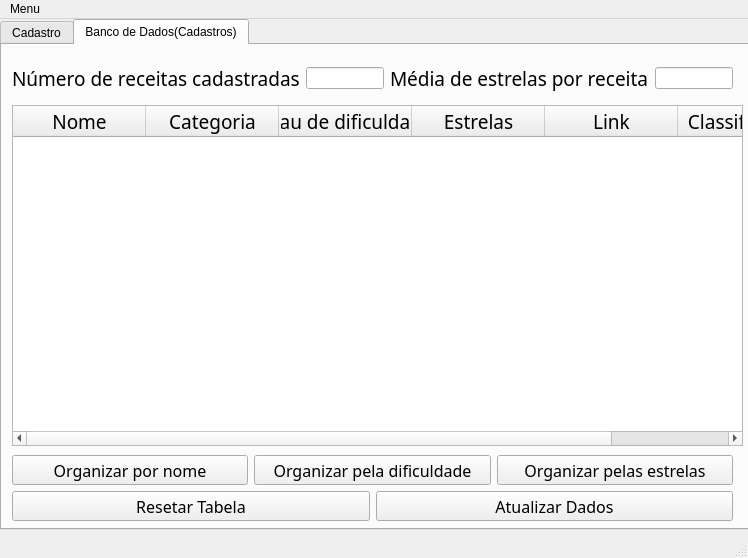
<?xml version="1.0" encoding="UTF-8"?>
<ui version="4.0">
 <class>MainWindow</class>
 <widget class="QMainWindow" name="MainWindow">
  <property name="geometry">
   <rect>
    <x>0</x>
    <y>0</y>
    <width>748</width>
    <height>558</height>
   </rect>
  </property>
  <property name="windowTitle">
   <string>MainWindow</string>
  </property>
  <widget class="QWidget" name="centralwidget">
   <widget class="QTabWidget" name="tabWidget">
    <property name="geometry">
     <rect>
      <x>0</x>
      <y>0</y>
      <width>751</width>
      <height>511</height>
     </rect>
    </property>
    <property name="currentIndex">
     <number>1</number>
    </property>
    <widget class="QWidget" name="tab">
     <attribute name="title">
      <string>Cadastro</string>
     </attribute>
     <widget class="QLabel" name="label_6">
      <property name="geometry">
       <rect>
        <x>290</x>
        <y>30</y>
        <width>251</width>
        <height>51</height>
       </rect>
      </property>
      <property name="maximumSize">
       <size>
        <width>16777215</width>
        <height>16777215</height>
       </size>
      </property>
      <property name="font">
       <font>
        <family>Bebas Neue Bold</family>
        <pointsize>20</pointsize>
        <weight>75</weight>
        <bold>true</bold>
       </font>
      </property>
      <property name="text">
       <string>CLASSIFICADOR    DE   RECEITAS</string>
      </property>
     </widget>
     <widget class="QLabel" name="logotipo">
      <property name="geometry">
       <rect>
        <x>230</x>
        <y>30</y>
        <width>51</width>
        <height>51</height>
       </rect>
      </property>
      <property name="text">
       <string/>
      </property>
      <property name="pixmap">
       <pixmap>../logotipo classificador.png</pixmap>
      </property>
      <property name="scaledContents">
       <bool>true</bool>
      </property>
     </widget>
     <widget class="QLabel" name="plano_de_fundo">
      <property name="enabled">
       <bool>true</bool>
      </property>
      <property name="geometry">
       <rect>
        <x>-40</x>
        <y>0</y>
        <width>791</width>
        <height>491</height>
       </rect>
      </property>
      <property name="autoFillBackground">
       <bool>false</bool>
      </property>
      <property name="inputMethodHints">
       <set>Qt::ImhNone</set>
      </property>
      <property name="text">
       <string/>
      </property>
      <property name="pixmap">
       <pixmap>../plano de fundo_1.png</pixmap>
      </property>
      <property name="scaledContents">
       <bool>true</bool>
      </property>
      <property name="wordWrap">
       <bool>false</bool>
      </property>
     </widget>
     <widget class="QWidget" name="layoutWidget">
      <property name="geometry">
       <rect>
        <x>10</x>
        <y>112</y>
        <width>721</width>
        <height>331</height>
       </rect>
      </property>
      <layout class="QVBoxLayout" name="verticalLayout">
       <item>
        <layout class="QHBoxLayout" name="horizontalLayout">
         <item>
          <widget class="QLabel" name="label">
           <property name="font">
            <font>
             <family>Bebas Neue Regular</family>
             <pointsize>14</pointsize>
            </font>
           </property>
           <property name="text">
            <string>Nome da receita</string>
           </property>
          </widget>
         </item>
         <item>
          <widget class="QLineEdit" name="input_nome_receita"/>
         </item>
        </layout>
       </item>
       <item>
        <layout class="QHBoxLayout" name="horizontalLayout_10">
         <item>
          <widget class="QLabel" name="label_8">
           <property name="font">
            <font>
             <family>Bebas Neue Regular</family>
             <pointsize>14</pointsize>
            </font>
           </property>
           <property name="text">
            <string>LINK DA RECEITA</string>
           </property>
          </widget>
         </item>
         <item>
          <widget class="QLineEdit" name="input_link"/>
         </item>
        </layout>
       </item>
       <item>
        <layout class="QHBoxLayout" name="horizontalLayout_3">
         <item>
          <widget class="QLabel" name="label_4">
           <property name="font">
            <font>
             <family>Bebas Neue Regular</family>
             <pointsize>14</pointsize>
            </font>
           </property>
           <property name="text">
            <string>Grau de dificuldade</string>
           </property>
          </widget>
         </item>
         <item>
          <widget class="QComboBox" name="input_dificuldade">
           <item>
            <property name="text">
             <string/>
            </property>
           </item>
           <item>
            <property name="text">
             <string>Fácil</string>
            </property>
           </item>
           <item>
            <property name="text">
             <string>Médio</string>
            </property>
           </item>
           <item>
            <property name="text">
             <string>Díficil</string>
            </property>
           </item>
           <item>
            <property name="text">
             <string>Profissional</string>
            </property>
           </item>
          </widget>
         </item>
        </layout>
       </item>
       <item>
        <layout class="QHBoxLayout" name="horizontalLayout_2">
         <item>
          <widget class="QLabel" name="label_3">
           <property name="font">
            <font>
             <family>Bebas Neue Regular</family>
             <pointsize>14</pointsize>
            </font>
           </property>
           <property name="text">
            <string>Categoria</string>
           </property>
          </widget>
         </item>
         <item>
          <widget class="QComboBox" name="input_categoria">
           <item>
            <property name="text">
             <string/>
            </property>
           </item>
           <item>
            <property name="text">
             <string>Entrada</string>
            </property>
           </item>
           <item>
            <property name="text">
             <string>Prato Principal</string>
            </property>
           </item>
           <item>
            <property name="text">
             <string>Sobremesa</string>
            </property>
           </item>
           <item>
            <property name="text">
             <string>Aperitivo</string>
            </property>
           </item>
           <item>
            <property name="text">
             <string>Acompanhamento</string>
            </property>
           </item>
           <item>
            <property name="text">
             <string>Lanche</string>
            </property>
           </item>
           <item>
            <property name="text">
             <string>Salada</string>
            </property>
           </item>
           <item>
            <property name="text">
             <string>Molho</string>
            </property>
           </item>
          </widget>
         </item>
        </layout>
       </item>
       <item>
        <layout class="QHBoxLayout" name="horizontalLayout_4">
         <item>
          <widget class="QLabel" name="label_2">
           <property name="font">
            <font>
             <family>Bebas Neue Regular</family>
             <pointsize>14</pointsize>
            </font>
           </property>
           <property name="text">
            <string>Estrelas</string>
           </property>
          </widget>
         </item>
         <item>
          <widget class="QRadioButton" name="RB4">
           <property name="text">
            <string>1</string>
           </property>
          </widget>
         </item>
         <item>
          <widget class="QRadioButton" name="RB5">
           <property name="text">
            <string>2</string>
           </property>
          </widget>
         </item>
         <item>
          <widget class="QRadioButton" name="RB6">
           <property name="text">
            <string>3</string>
           </property>
          </widget>
         </item>
         <item>
          <widget class="QRadioButton" name="RB7">
           <property name="text">
            <string>4</string>
           </property>
          </widget>
         </item>
         <item>
          <widget class="QRadioButton" name="RB8">
           <property name="text">
            <string>5</string>
           </property>
          </widget>
         </item>
        </layout>
       </item>
       <item>
        <widget class="QPushButton" name="BT1_cadastro">
         <property name="font">
          <font>
           <family>Bebas Neue Regular</family>
           <pointsize>14</pointsize>
          </font>
         </property>
         <property name="text">
          <string>Cadastro</string>
         </property>
        </widget>
       </item>
      </layout>
     </widget>
    </widget>
    <widget class="QWidget" name="tab_2">
     <attribute name="title">
      <string>Banco de Dados(Cadastros)</string>
     </attribute>
     <widget class="QLabel" name="plano_de_fundo_2">
      <property name="geometry">
       <rect>
        <x>-10</x>
        <y>0</y>
        <width>761</width>
        <height>491</height>
       </rect>
      </property>
      <property name="text">
       <string/>
      </property>
      <property name="pixmap">
       <pixmap>../plano de fundo_1.png</pixmap>
      </property>
      <property name="scaledContents">
       <bool>true</bool>
      </property>
     </widget>
     <widget class="QTableWidget" name="tabela_dados">
      <property name="geometry">
       <rect>
        <x>10</x>
        <y>60</y>
        <width>731</width>
        <height>341</height>
       </rect>
      </property>
      <property name="font">
       <font>
        <family>Bebas Neue Regular</family>
        <pointsize>14</pointsize>
       </font>
      </property>
      <attribute name="horizontalHeaderCascadingSectionResizes">
       <bool>false</bool>
      </attribute>
      <attribute name="horizontalHeaderDefaultSectionSize">
       <number>133</number>
      </attribute>
      <attribute name="horizontalHeaderShowSortIndicator" stdset="0">
       <bool>false</bool>
      </attribute>
      <attribute name="horizontalHeaderStretchLastSection">
       <bool>true</bool>
      </attribute>
      <attribute name="verticalHeaderShowSortIndicator" stdset="0">
       <bool>false</bool>
      </attribute>
      <column>
       <property name="text">
        <string>Nome</string>
       </property>
      </column>
      <column>
       <property name="text">
        <string>Categoria</string>
       </property>
      </column>
      <column>
       <property name="text">
        <string>Grau de dificuldade</string>
       </property>
      </column>
      <column>
       <property name="text">
        <string>Estrelas</string>
       </property>
      </column>
      <column>
       <property name="text">
        <string>Link</string>
       </property>
      </column>
      <column>
       <property name="text">
        <string>Classificação</string>
       </property>
      </column>
     </widget>
     <widget class="QWidget" name="layoutWidget">
      <property name="geometry">
       <rect>
        <x>10</x>
        <y>410</y>
        <width>721</width>
        <height>66</height>
       </rect>
      </property>
      <layout class="QVBoxLayout" name="verticalLayout_2">
       <item>
        <layout class="QHBoxLayout" name="horizontalLayout_7">
         <item>
          <widget class="QPushButton" name="BT_ordenarPorNome">
           <property name="font">
            <font>
             <family>Bebas Neue Regular</family>
             <pointsize>12</pointsize>
            </font>
           </property>
           <property name="text">
            <string>Organizar por nome</string>
           </property>
          </widget>
         </item>
         <item>
          <widget class="QPushButton" name="OrganizarPelaDificuldade">
           <property name="font">
            <font>
             <family>Bebas Neue Regular</family>
             <pointsize>12</pointsize>
            </font>
           </property>
           <property name="text">
            <string>Organizar pela dificuldade</string>
           </property>
          </widget>
         </item>
         <item>
          <widget class="QPushButton" name="BT_organizarPelasEstrelas">
           <property name="font">
            <font>
             <family>Bebas Neue Regular</family>
             <pointsize>12</pointsize>
            </font>
           </property>
           <property name="text">
            <string>Organizar pelas estrelas</string>
           </property>
          </widget>
         </item>
        </layout>
       </item>
       <item>
        <layout class="QHBoxLayout" name="horizontalLayout_8">
         <item>
          <widget class="QPushButton" name="ResetarDados">
           <property name="font">
            <font>
             <family>Bebas Neue Regular</family>
             <pointsize>12</pointsize>
            </font>
           </property>
           <property name="text">
            <string>Resetar Tabela</string>
           </property>
          </widget>
         </item>
         <item>
          <widget class="QPushButton" name="AtualizarDados">
           <property name="font">
            <font>
             <family>Bebas Neue Regular</family>
             <pointsize>12</pointsize>
            </font>
           </property>
           <property name="text">
            <string>Atualizar Dados</string>
           </property>
          </widget>
         </item>
        </layout>
       </item>
      </layout>
     </widget>
     <widget class="QWidget" name="layoutWidget">
      <property name="geometry">
       <rect>
        <x>10</x>
        <y>20</y>
        <width>721</width>
        <height>27</height>
       </rect>
      </property>
      <layout class="QHBoxLayout" name="horizontalLayout_9">
       <item>
        <layout class="QHBoxLayout" name="horizontalLayout_5">
         <item>
          <widget class="QLabel" name="label_5">
           <property name="font">
            <font>
             <family>Bebas Neue Regular</family>
             <pointsize>14</pointsize>
            </font>
           </property>
           <property name="text">
            <string>Número de receitas cadastradas</string>
           </property>
          </widget>
         </item>
         <item>
          <widget class="QLineEdit" name="numero_receitas"/>
         </item>
        </layout>
       </item>
       <item>
        <layout class="QHBoxLayout" name="horizontalLayout_6">
         <item>
          <widget class="QLabel" name="label_7">
           <property name="font">
            <font>
             <family>Bebas Neue Regular</family>
             <pointsize>14</pointsize>
            </font>
           </property>
           <property name="text">
            <string>Média de estrelas por receita</string>
           </property>
          </widget>
         </item>
         <item>
          <widget class="QLineEdit" name="media_estrelas_geral"/>
         </item>
        </layout>
       </item>
      </layout>
     </widget>
    </widget>
   </widget>
  </widget>
  <widget class="QMenuBar" name="menubar">
   <property name="geometry">
    <rect>
     <x>0</x>
     <y>0</y>
     <width>748</width>
     <height>21</height>
    </rect>
   </property>
   <widget class="QMenu" name="menuMenu">
    <property name="title">
     <string>Menu</string>
    </property>
    <addaction name="actionSalvar"/>
    <addaction name="actionCarregar"/>
    <addaction name="actionExcluir"/>
   </widget>
   <addaction name="menuMenu"/>
  </widget>
  <widget class="QStatusBar" name="statusbar"/>
  <action name="actionSalvar">
   <property name="text">
    <string>Salvar</string>
   </property>
   <property name="shortcut">
    <string>Ctrl+S</string>
   </property>
  </action>
  <action name="actionCarregar">
   <property name="text">
    <string>Carregar</string>
   </property>
   <property name="shortcut">
    <string>Ctrl+C</string>
   </property>
  </action>
  <action name="actionExcluir">
   <property name="text">
    <string>Excluir</string>
   </property>
   <property name="shortcut">
    <string>Ctrl+X</string>
   </property>
  </action>
 </widget>
 <resources/>
 <connections/>
</ui>
